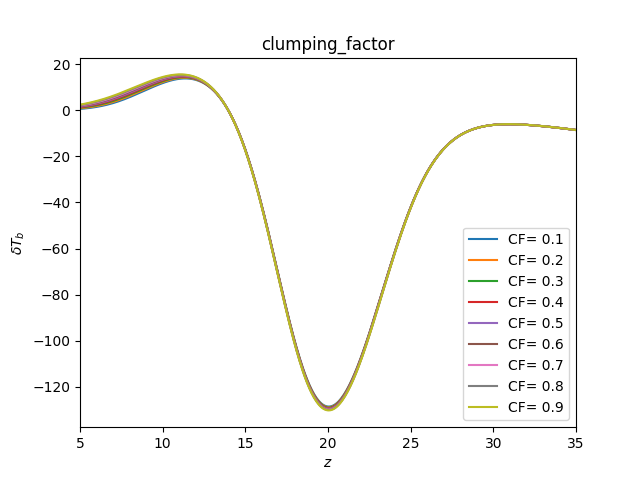

This chart was generated by the following Python code:
import ares
import matplotlib.pyplot as plt
import numpy as np

c_f=np.arange(0.1, 1, 0.1)
fig1 = plt.figure()
for i in range(len(c_f)):
    sim = ares.simulations.Global21cm(clumping_factor = c_f[i])
    sim.run()
    plt.plot(sim.history['z'], sim.history['dTb'], label = "CF= "+str(round(c_f[i],1)))

plt.title(r"clumping_factor")
plt.xlabel(r"$z$")
plt.ylabel(r"$\delta T_b$")
plt.legend(loc='lower right')
plt.xlim(5,35)
plt.savefig("clumping_factor.png")